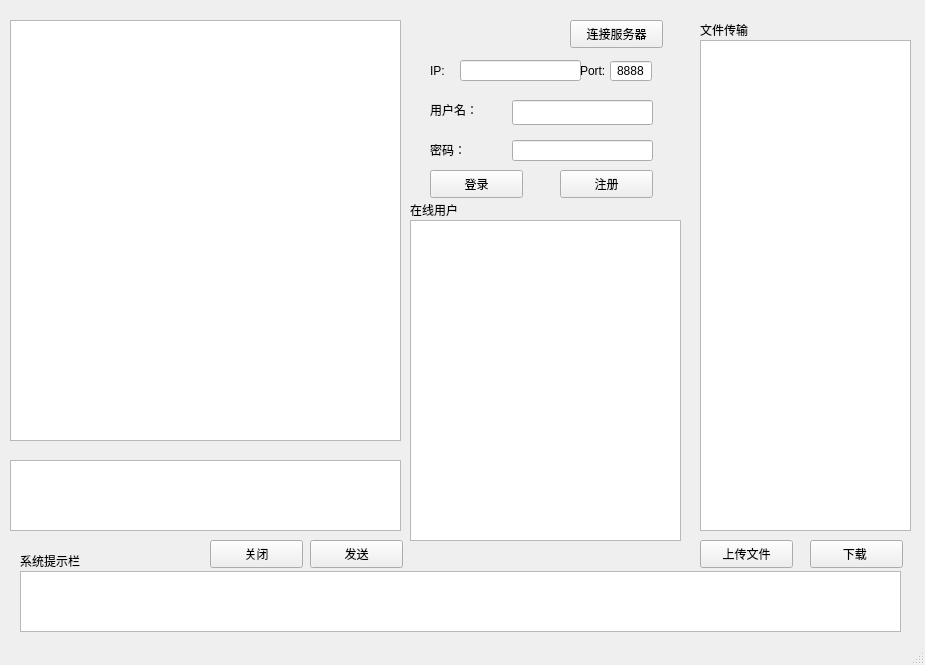
<?xml version="1.0" encoding="UTF-8"?>
<ui version="4.0">
 <class>MainWindow</class>
 <widget class="QMainWindow" name="MainWindow">
  <property name="geometry">
   <rect>
    <x>0</x>
    <y>0</y>
    <width>925</width>
    <height>665</height>
   </rect>
  </property>
  <property name="windowTitle">
   <string>MainWindow</string>
  </property>
  <widget class="QWidget" name="centralwidget">
   <widget class="QTextBrowser" name="textBrowser_chat">
    <property name="geometry">
     <rect>
      <x>10</x>
      <y>20</y>
      <width>391</width>
      <height>421</height>
     </rect>
    </property>
   </widget>
   <widget class="QTextEdit" name="textEdit_input">
    <property name="geometry">
     <rect>
      <x>10</x>
      <y>460</y>
      <width>391</width>
      <height>71</height>
     </rect>
    </property>
   </widget>
   <widget class="QPushButton" name="btn_sendMsg">
    <property name="geometry">
     <rect>
      <x>310</x>
      <y>540</y>
      <width>93</width>
      <height>28</height>
     </rect>
    </property>
    <property name="text">
     <string>发送</string>
    </property>
   </widget>
   <widget class="QLabel" name="label">
    <property name="geometry">
     <rect>
      <x>410</x>
      <y>200</y>
      <width>69</width>
      <height>19</height>
     </rect>
    </property>
    <property name="text">
     <string>在线用户</string>
    </property>
   </widget>
   <widget class="QPushButton" name="btn_connectServer">
    <property name="geometry">
     <rect>
      <x>570</x>
      <y>20</y>
      <width>93</width>
      <height>28</height>
     </rect>
    </property>
    <property name="text">
     <string>连接服务器</string>
    </property>
   </widget>
   <widget class="QLineEdit" name="lineEdit_username">
    <property name="geometry">
     <rect>
      <x>512</x>
      <y>100</y>
      <width>141</width>
      <height>25</height>
     </rect>
    </property>
   </widget>
   <widget class="QLineEdit" name="lineEdit_password">
    <property name="geometry">
     <rect>
      <x>512</x>
      <y>140</y>
      <width>141</width>
      <height>21</height>
     </rect>
    </property>
   </widget>
   <widget class="QPushButton" name="btn_login">
    <property name="geometry">
     <rect>
      <x>430</x>
      <y>170</y>
      <width>93</width>
      <height>28</height>
     </rect>
    </property>
    <property name="text">
     <string>登录</string>
    </property>
   </widget>
   <widget class="QPushButton" name="btn_register">
    <property name="geometry">
     <rect>
      <x>560</x>
      <y>170</y>
      <width>93</width>
      <height>28</height>
     </rect>
    </property>
    <property name="text">
     <string>注册</string>
    </property>
   </widget>
   <widget class="QListWidget" name="listWidget_users">
    <property name="geometry">
     <rect>
      <x>410</x>
      <y>220</y>
      <width>271</width>
      <height>321</height>
     </rect>
    </property>
   </widget>
   <widget class="QListWidget" name="listWidget_files">
    <property name="geometry">
     <rect>
      <x>700</x>
      <y>40</y>
      <width>211</width>
      <height>491</height>
     </rect>
    </property>
   </widget>
   <widget class="QLabel" name="label_2">
    <property name="geometry">
     <rect>
      <x>430</x>
      <y>100</y>
      <width>69</width>
      <height>19</height>
     </rect>
    </property>
    <property name="text">
     <string>用户名：</string>
    </property>
   </widget>
   <widget class="QLabel" name="label_3">
    <property name="geometry">
     <rect>
      <x>430</x>
      <y>140</y>
      <width>69</width>
      <height>19</height>
     </rect>
    </property>
    <property name="text">
     <string>密码：</string>
    </property>
   </widget>
   <widget class="QPushButton" name="btn_sendFile">
    <property name="geometry">
     <rect>
      <x>700</x>
      <y>540</y>
      <width>93</width>
      <height>28</height>
     </rect>
    </property>
    <property name="text">
     <string>上传文件</string>
    </property>
   </widget>
   <widget class="QPushButton" name="btn_downloadFile">
    <property name="geometry">
     <rect>
      <x>810</x>
      <y>540</y>
      <width>93</width>
      <height>28</height>
     </rect>
    </property>
    <property name="text">
     <string>下载 </string>
    </property>
   </widget>
   <widget class="QLabel" name="label_4">
    <property name="geometry">
     <rect>
      <x>700</x>
      <y>20</y>
      <width>69</width>
      <height>19</height>
     </rect>
    </property>
    <property name="text">
     <string>文件传输</string>
    </property>
   </widget>
   <widget class="QPushButton" name="btn_close">
    <property name="geometry">
     <rect>
      <x>210</x>
      <y>540</y>
      <width>93</width>
      <height>28</height>
     </rect>
    </property>
    <property name="text">
     <string>关闭</string>
    </property>
   </widget>
   <widget class="QTextBrowser" name="systemInfoBrowser">
    <property name="geometry">
     <rect>
      <x>20</x>
      <y>571</y>
      <width>881</width>
      <height>61</height>
     </rect>
    </property>
   </widget>
   <widget class="QLabel" name="label_5">
    <property name="geometry">
     <rect>
      <x>20</x>
      <y>550</y>
      <width>81</width>
      <height>21</height>
     </rect>
    </property>
    <property name="text">
     <string>系统提示栏</string>
    </property>
   </widget>
   <widget class="QLineEdit" name="lineEditIp">
    <property name="geometry">
     <rect>
      <x>460</x>
      <y>60</y>
      <width>121</width>
      <height>21</height>
     </rect>
    </property>
    <property name="text">
     <string/>
    </property>
    <property name="alignment">
     <set>Qt::AlignmentFlag::AlignCenter</set>
    </property>
    <property name="placeholderText">
     <string/>
    </property>
   </widget>
   <widget class="QLabel" name="label_6">
    <property name="geometry">
     <rect>
      <x>430</x>
      <y>60</y>
      <width>21</width>
      <height>21</height>
     </rect>
    </property>
    <property name="text">
     <string>IP:</string>
    </property>
   </widget>
   <widget class="QLabel" name="label_7">
    <property name="geometry">
     <rect>
      <x>580</x>
      <y>60</y>
      <width>31</width>
      <height>21</height>
     </rect>
    </property>
    <property name="text">
     <string>Port:</string>
    </property>
   </widget>
   <widget class="QSpinBox" name="spinBoxPort">
    <property name="geometry">
     <rect>
      <x>610</x>
      <y>60</y>
      <width>42</width>
      <height>22</height>
     </rect>
    </property>
    <property name="alignment">
     <set>Qt::AlignmentFlag::AlignCenter</set>
    </property>
    <property name="buttonSymbols">
     <enum>QAbstractSpinBox::ButtonSymbols::NoButtons</enum>
    </property>
    <property name="minimum">
     <number>1</number>
    </property>
    <property name="maximum">
     <number>65535</number>
    </property>
    <property name="value">
     <number>8888</number>
    </property>
   </widget>
  </widget>
  <widget class="QMenuBar" name="menubar">
   <property name="geometry">
    <rect>
     <x>0</x>
     <y>0</y>
     <width>925</width>
     <height>21</height>
    </rect>
   </property>
  </widget>
  <widget class="QStatusBar" name="statusbar"/>
 </widget>
 <resources/>
 <connections/>
</ui>
